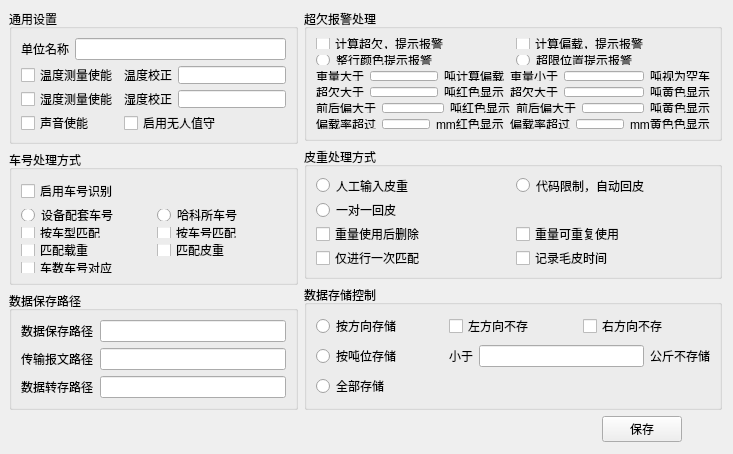
<?xml version="1.0" encoding="UTF-8"?>
<ui version="4.0">
 <class>OperationWidget</class>
 <widget class="QWidget" name="OperationWidget">
  <property name="windowModality">
   <enum>Qt::NonModal</enum>
  </property>
  <property name="geometry">
   <rect>
    <x>0</x>
    <y>0</y>
    <width>733</width>
    <height>454</height>
   </rect>
  </property>
  <property name="windowTitle">
   <string>系统使用设置</string>
  </property>
  <widget class="QWidget" name="layoutWidget">
   <property name="geometry">
    <rect>
     <x>0</x>
     <y>0</y>
     <width>731</width>
     <height>451</height>
    </rect>
   </property>
   <layout class="QFormLayout" name="formLayout">
    <property name="sizeConstraint">
     <enum>QLayout::SetDefaultConstraint</enum>
    </property>
    <item row="0" column="0">
     <layout class="QVBoxLayout" name="verticalLayout_9">
      <item>
       <widget class="QGroupBox" name="groupBox">
        <property name="title">
         <string>通用设置</string>
        </property>
        <layout class="QVBoxLayout" name="verticalLayout_3">
         <item>
          <layout class="QVBoxLayout" name="verticalLayout">
           <item>
            <layout class="QHBoxLayout" name="horizontalLayout">
             <item>
              <widget class="QLabel" name="label">
               <property name="text">
                <string>单位名称</string>
               </property>
              </widget>
             </item>
             <item>
              <widget class="QLineEdit" name="corpName"/>
             </item>
            </layout>
           </item>
           <item>
            <layout class="QGridLayout" name="gridLayout">
             <item row="0" column="0">
              <widget class="QCheckBox" name="tempEnable">
               <property name="text">
                <string>温度测量使能</string>
               </property>
              </widget>
             </item>
             <item row="0" column="1">
              <layout class="QHBoxLayout" name="horizontalLayout_2">
               <item>
                <widget class="QLabel" name="label_2">
                 <property name="text">
                  <string>温度校正</string>
                 </property>
                </widget>
               </item>
               <item>
                <widget class="QLineEdit" name="tempComp"/>
               </item>
              </layout>
             </item>
             <item row="1" column="0">
              <widget class="QCheckBox" name="humiEnable">
               <property name="text">
                <string>湿度测量使能</string>
               </property>
              </widget>
             </item>
             <item row="1" column="1">
              <layout class="QHBoxLayout" name="horizontalLayout_3">
               <item>
                <widget class="QLabel" name="label_3">
                 <property name="text">
                  <string>湿度校正</string>
                 </property>
                </widget>
               </item>
               <item>
                <widget class="QLineEdit" name="humiComp"/>
               </item>
              </layout>
             </item>
             <item row="2" column="0">
              <widget class="QCheckBox" name="soundEnable">
               <property name="text">
                <string>声音使能</string>
               </property>
              </widget>
             </item>
             <item row="2" column="1">
              <widget class="QCheckBox" name="autoEnable">
               <property name="text">
                <string>启用无人值守</string>
               </property>
              </widget>
             </item>
            </layout>
           </item>
          </layout>
         </item>
        </layout>
       </widget>
      </item>
      <item>
       <widget class="QGroupBox" name="groupBox_2">
        <property name="title">
         <string>车号处理方式</string>
        </property>
        <layout class="QVBoxLayout" name="verticalLayout_4">
         <item>
          <layout class="QVBoxLayout" name="verticalLayout_2">
           <item>
            <widget class="QCheckBox" name="tnEnable">
             <property name="text">
              <string>启用车号识别</string>
             </property>
            </widget>
           </item>
           <item>
            <layout class="QGridLayout" name="gridLayout_2">
             <item row="0" column="0">
              <widget class="QRadioButton" name="selfTn">
               <property name="text">
                <string>设备配套车号</string>
               </property>
              </widget>
             </item>
             <item row="0" column="1">
              <widget class="QRadioButton" name="hksTn">
               <property name="text">
                <string>哈科所车号</string>
               </property>
              </widget>
             </item>
             <item row="1" column="0">
              <widget class="QCheckBox" name="trianTypeMatch">
               <property name="text">
                <string>按车型匹配</string>
               </property>
              </widget>
             </item>
             <item row="1" column="1">
              <widget class="QCheckBox" name="tnMatch">
               <property name="text">
                <string>按车号匹配</string>
               </property>
              </widget>
             </item>
             <item row="2" column="0">
              <widget class="QCheckBox" name="weightMatch">
               <property name="text">
                <string>匹配载重</string>
               </property>
              </widget>
             </item>
             <item row="2" column="1">
              <widget class="QCheckBox" name="tareMatch">
               <property name="text">
                <string>匹配皮重</string>
               </property>
              </widget>
             </item>
             <item row="3" column="0">
              <widget class="QCheckBox" name="tctnMatch">
               <property name="text">
                <string>车数车号对应</string>
               </property>
              </widget>
             </item>
            </layout>
           </item>
          </layout>
         </item>
        </layout>
       </widget>
      </item>
      <item>
       <widget class="QGroupBox" name="groupBox_6">
        <property name="title">
         <string>数据保存路径</string>
        </property>
        <layout class="QVBoxLayout" name="verticalLayout_5">
         <item>
          <layout class="QGridLayout" name="gridLayout_6">
           <item row="0" column="0">
            <layout class="QHBoxLayout" name="horizontalLayout_14">
             <item>
              <widget class="QLabel" name="label_20">
               <property name="text">
                <string>数据保存路径</string>
               </property>
              </widget>
             </item>
             <item>
              <widget class="QLineEdit" name="lineEdit_9"/>
             </item>
            </layout>
           </item>
           <item row="1" column="0">
            <layout class="QHBoxLayout" name="horizontalLayout_15">
             <item>
              <widget class="QLabel" name="label_21">
               <property name="text">
                <string>传输报文路径</string>
               </property>
              </widget>
             </item>
             <item>
              <widget class="QLineEdit" name="lineEdit_10"/>
             </item>
            </layout>
           </item>
           <item row="2" column="0">
            <layout class="QHBoxLayout" name="horizontalLayout_17">
             <item>
              <widget class="QLabel" name="label_24">
               <property name="text">
                <string>数据转存路径</string>
               </property>
              </widget>
             </item>
             <item>
              <widget class="QLineEdit" name="lineEdit_12"/>
             </item>
            </layout>
           </item>
          </layout>
         </item>
        </layout>
       </widget>
      </item>
     </layout>
    </item>
    <item row="0" column="1">
     <layout class="QVBoxLayout" name="verticalLayout_10">
      <item>
       <widget class="QGroupBox" name="groupBox_4">
        <property name="title">
         <string>超欠报警处理</string>
        </property>
        <layout class="QVBoxLayout" name="verticalLayout_6">
         <item>
          <layout class="QGridLayout" name="gridLayout_4">
           <property name="sizeConstraint">
            <enum>QLayout::SetDefaultConstraint</enum>
           </property>
           <item row="0" column="0" colspan="3">
            <layout class="QHBoxLayout" name="horizontalLayout_13">
             <item>
              <widget class="QCheckBox" name="checkBox_5">
               <property name="sizePolicy">
                <sizepolicy hsizetype="Minimum" vsizetype="Fixed">
                 <horstretch>0</horstretch>
                 <verstretch>0</verstretch>
                </sizepolicy>
               </property>
               <property name="text">
                <string>计算超欠，提示报警</string>
               </property>
              </widget>
             </item>
             <item>
              <widget class="QCheckBox" name="checkBox_6">
               <property name="sizePolicy">
                <sizepolicy hsizetype="Minimum" vsizetype="Fixed">
                 <horstretch>0</horstretch>
                 <verstretch>0</verstretch>
                </sizepolicy>
               </property>
               <property name="text">
                <string>计算偏载，提示报警</string>
               </property>
              </widget>
             </item>
            </layout>
           </item>
           <item row="1" column="0" colspan="3">
            <layout class="QHBoxLayout" name="horizontalLayout_12">
             <item>
              <widget class="QRadioButton" name="radioButton_4">
               <property name="sizePolicy">
                <sizepolicy hsizetype="Minimum" vsizetype="Fixed">
                 <horstretch>0</horstretch>
                 <verstretch>0</verstretch>
                </sizepolicy>
               </property>
               <property name="text">
                <string>整行颜色提示报警</string>
               </property>
              </widget>
             </item>
             <item>
              <widget class="QRadioButton" name="radioButton_5">
               <property name="sizePolicy">
                <sizepolicy hsizetype="Minimum" vsizetype="Fixed">
                 <horstretch>0</horstretch>
                 <verstretch>0</verstretch>
                </sizepolicy>
               </property>
               <property name="text">
                <string>超限位置提示报警</string>
               </property>
              </widget>
             </item>
            </layout>
           </item>
           <item row="2" column="0">
            <layout class="QHBoxLayout" name="horizontalLayout_4">
             <item>
              <widget class="QLabel" name="label_4">
               <property name="text">
                <string>重量大于</string>
               </property>
              </widget>
             </item>
             <item>
              <widget class="QLineEdit" name="lineEdit"/>
             </item>
             <item>
              <widget class="QLabel" name="label_5">
               <property name="text">
                <string>吨计算偏载</string>
               </property>
              </widget>
             </item>
            </layout>
           </item>
           <item row="2" column="1" colspan="2">
            <layout class="QHBoxLayout" name="horizontalLayout_7">
             <item>
              <widget class="QLabel" name="label_11">
               <property name="text">
                <string>重量小于</string>
               </property>
              </widget>
             </item>
             <item>
              <widget class="QLineEdit" name="lineEdit_4">
               <property name="text">
                <string/>
               </property>
              </widget>
             </item>
             <item>
              <widget class="QLabel" name="label_10">
               <property name="text">
                <string>吨视为空车</string>
               </property>
              </widget>
             </item>
            </layout>
           </item>
           <item row="3" column="0">
            <layout class="QHBoxLayout" name="horizontalLayout_5">
             <item>
              <widget class="QLabel" name="label_7">
               <property name="text">
                <string>超欠大于</string>
               </property>
              </widget>
             </item>
             <item>
              <widget class="QLineEdit" name="lineEdit_2">
               <property name="text">
                <string/>
               </property>
              </widget>
             </item>
             <item>
              <widget class="QLabel" name="label_6">
               <property name="text">
                <string>吨红色显示</string>
               </property>
              </widget>
             </item>
            </layout>
           </item>
           <item row="3" column="1" colspan="2">
            <layout class="QHBoxLayout" name="horizontalLayout_6">
             <item>
              <widget class="QLabel" name="label_9">
               <property name="text">
                <string>超欠大于</string>
               </property>
              </widget>
             </item>
             <item>
              <widget class="QLineEdit" name="lineEdit_3">
               <property name="text">
                <string/>
               </property>
              </widget>
             </item>
             <item>
              <widget class="QLabel" name="label_8">
               <property name="text">
                <string>吨黄色显示</string>
               </property>
              </widget>
             </item>
            </layout>
           </item>
           <item row="4" column="0" colspan="2">
            <layout class="QHBoxLayout" name="horizontalLayout_8">
             <item>
              <widget class="QLabel" name="label_13">
               <property name="text">
                <string>前后偏大于</string>
               </property>
              </widget>
             </item>
             <item>
              <widget class="QLineEdit" name="lineEdit_5">
               <property name="text">
                <string/>
               </property>
              </widget>
             </item>
             <item>
              <widget class="QLabel" name="label_12">
               <property name="text">
                <string>吨红色显示</string>
               </property>
              </widget>
             </item>
            </layout>
           </item>
           <item row="4" column="2">
            <layout class="QHBoxLayout" name="horizontalLayout_9">
             <item>
              <widget class="QLabel" name="label_15">
               <property name="text">
                <string>前后偏大于</string>
               </property>
              </widget>
             </item>
             <item>
              <widget class="QLineEdit" name="lineEdit_6">
               <property name="text">
                <string/>
               </property>
              </widget>
             </item>
             <item>
              <widget class="QLabel" name="label_14">
               <property name="text">
                <string>吨黄色显示</string>
               </property>
              </widget>
             </item>
            </layout>
           </item>
           <item row="5" column="0">
            <layout class="QHBoxLayout" name="horizontalLayout_10">
             <item>
              <widget class="QLabel" name="label_17">
               <property name="text">
                <string>偏载率超过</string>
               </property>
              </widget>
             </item>
             <item>
              <widget class="QLineEdit" name="lineEdit_7">
               <property name="text">
                <string/>
               </property>
              </widget>
             </item>
             <item>
              <widget class="QLabel" name="label_16">
               <property name="text">
                <string>mm红色显示</string>
               </property>
              </widget>
             </item>
            </layout>
           </item>
           <item row="5" column="1" colspan="2">
            <layout class="QHBoxLayout" name="horizontalLayout_11">
             <item>
              <widget class="QLabel" name="label_19">
               <property name="text">
                <string>偏载率超过</string>
               </property>
              </widget>
             </item>
             <item>
              <widget class="QLineEdit" name="lineEdit_8">
               <property name="text">
                <string/>
               </property>
              </widget>
             </item>
             <item>
              <widget class="QLabel" name="label_18">
               <property name="text">
                <string>mm黄色色显示</string>
               </property>
              </widget>
             </item>
            </layout>
           </item>
          </layout>
         </item>
        </layout>
       </widget>
      </item>
      <item>
       <widget class="QGroupBox" name="groupBox_3">
        <property name="title">
         <string>皮重处理方式</string>
        </property>
        <layout class="QVBoxLayout" name="verticalLayout_7">
         <item>
          <layout class="QGridLayout" name="gridLayout_3">
           <item row="0" column="0">
            <widget class="QRadioButton" name="radioButton">
             <property name="text">
              <string>人工输入皮重</string>
             </property>
            </widget>
           </item>
           <item row="0" column="1">
            <widget class="QRadioButton" name="radioButton_2">
             <property name="text">
              <string>代码限制，自动回皮</string>
             </property>
            </widget>
           </item>
           <item row="1" column="0" colspan="2">
            <widget class="QRadioButton" name="radioButton_3">
             <property name="text">
              <string>一对一回皮</string>
             </property>
            </widget>
           </item>
           <item row="2" column="0">
            <widget class="QCheckBox" name="checkBox">
             <property name="text">
              <string>重量使用后删除</string>
             </property>
            </widget>
           </item>
           <item row="2" column="1">
            <widget class="QCheckBox" name="checkBox_4">
             <property name="text">
              <string>重量可重复使用</string>
             </property>
            </widget>
           </item>
           <item row="3" column="0">
            <widget class="QCheckBox" name="checkBox_3">
             <property name="text">
              <string>仅进行一次匹配</string>
             </property>
            </widget>
           </item>
           <item row="3" column="1">
            <widget class="QCheckBox" name="checkBox_2">
             <property name="text">
              <string>记录毛皮时间</string>
             </property>
            </widget>
           </item>
          </layout>
         </item>
        </layout>
       </widget>
      </item>
      <item>
       <widget class="QGroupBox" name="groupBox_5">
        <property name="title">
         <string>数据存储控制</string>
        </property>
        <layout class="QVBoxLayout" name="verticalLayout_8">
         <item>
          <layout class="QGridLayout" name="gridLayout_5">
           <item row="0" column="0">
            <widget class="QRadioButton" name="radioButton_6">
             <property name="text">
              <string>按方向存储</string>
             </property>
            </widget>
           </item>
           <item row="0" column="1">
            <widget class="QCheckBox" name="checkBox_7">
             <property name="text">
              <string>左方向不存</string>
             </property>
            </widget>
           </item>
           <item row="0" column="2">
            <widget class="QCheckBox" name="checkBox_8">
             <property name="text">
              <string>右方向不存</string>
             </property>
            </widget>
           </item>
           <item row="1" column="0">
            <widget class="QRadioButton" name="radioButton_7">
             <property name="text">
              <string>按吨位存储</string>
             </property>
            </widget>
           </item>
           <item row="1" column="1" colspan="2">
            <layout class="QHBoxLayout" name="horizontalLayout_16">
             <item>
              <widget class="QLabel" name="label_22">
               <property name="text">
                <string>小于</string>
               </property>
              </widget>
             </item>
             <item>
              <widget class="QLineEdit" name="lineEdit_11"/>
             </item>
             <item>
              <widget class="QLabel" name="label_23">
               <property name="text">
                <string>公斤不存储</string>
               </property>
              </widget>
             </item>
            </layout>
           </item>
           <item row="2" column="0">
            <widget class="QRadioButton" name="radioButton_8">
             <property name="text">
              <string>全部存储</string>
             </property>
            </widget>
           </item>
          </layout>
         </item>
        </layout>
       </widget>
      </item>
     </layout>
    </item>
    <item row="1" column="1">
     <layout class="QHBoxLayout" name="horizontalLayout_18">
      <item>
       <spacer name="horizontalSpacer_2">
        <property name="orientation">
         <enum>Qt::Horizontal</enum>
        </property>
        <property name="sizeType">
         <enum>QSizePolicy::Expanding</enum>
        </property>
        <property name="sizeHint" stdset="0">
         <size>
          <width>40</width>
          <height>20</height>
         </size>
        </property>
       </spacer>
      </item>
      <item>
       <widget class="QPushButton" name="saveBtn">
        <property name="text">
         <string>保存</string>
        </property>
       </widget>
      </item>
      <item>
       <spacer name="horizontalSpacer">
        <property name="orientation">
         <enum>Qt::Horizontal</enum>
        </property>
        <property name="sizeType">
         <enum>QSizePolicy::Minimum</enum>
        </property>
        <property name="sizeHint" stdset="0">
         <size>
          <width>40</width>
          <height>20</height>
         </size>
        </property>
       </spacer>
      </item>
     </layout>
    </item>
   </layout>
  </widget>
 </widget>
 <layoutdefault spacing="6" margin="9"/>
 <resources/>
 <connections/>
 <designerdata>
  <property name="gridDeltaX">
   <number>10</number>
  </property>
  <property name="gridDeltaY">
   <number>10</number>
  </property>
  <property name="gridSnapX">
   <bool>true</bool>
  </property>
  <property name="gridSnapY">
   <bool>true</bool>
  </property>
  <property name="gridVisible">
   <bool>true</bool>
  </property>
 </designerdata>
</ui>
